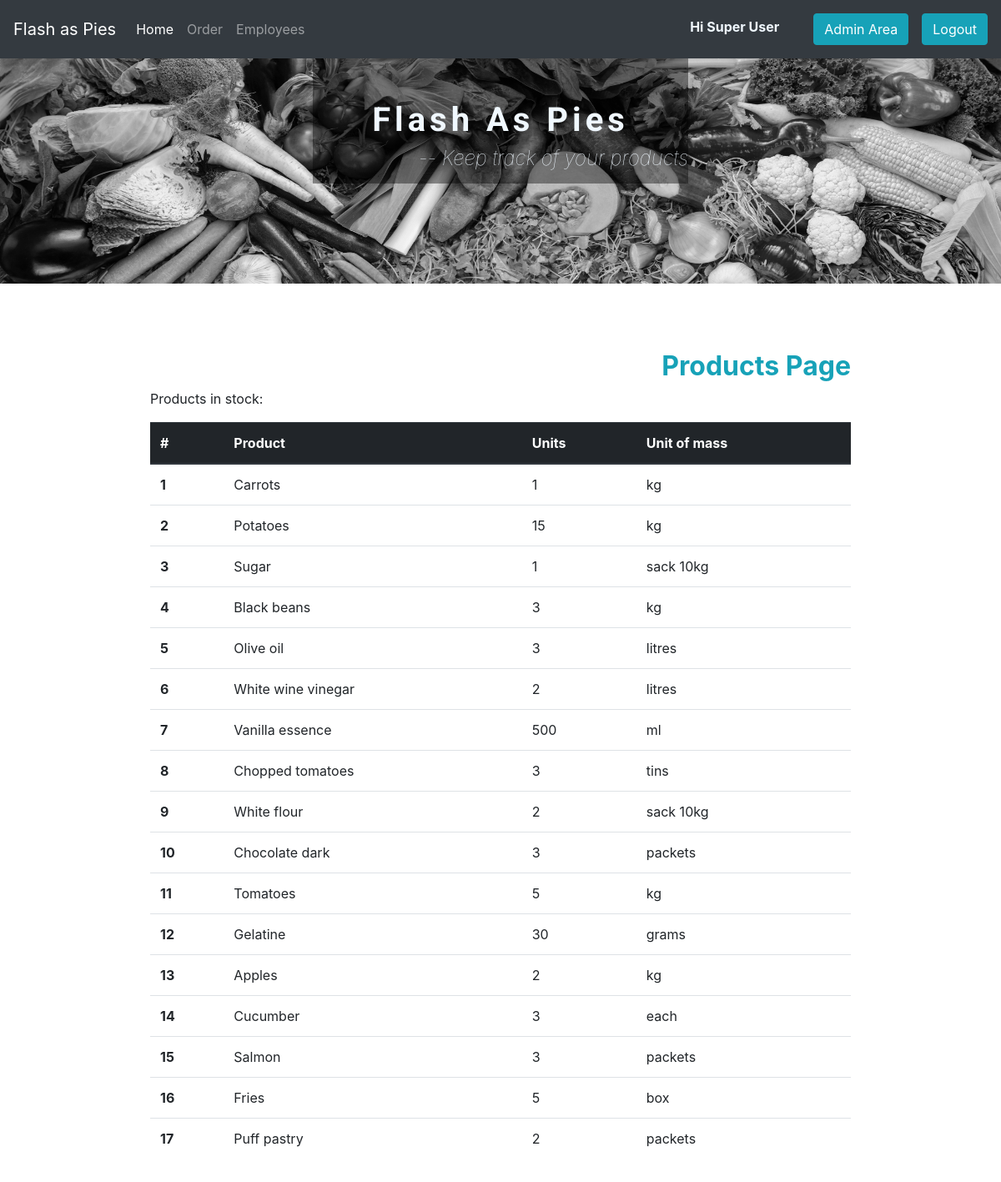
The app's page / (signed in) with its own data.
### flashAsPie/models.py (models this page shows, shortened)
class Product(models.Model):
    product_id = models.AutoField(primary_key=True, verbose_name="ID")
    product_name = models.CharField(max_length= 50)
    brand_name = models.CharField(max_length = 20)
    category = models.ForeignKey(Category, on_delete=models.SET_NULL, null=True)
    units = models.IntegerField()
    quantity = models.ForeignKey(Quantity, on_delete=models.SET_NULL, null=True)
    objects = ProductManager()
    class Meta:
        verbose_name = "Product"
        verbose_name_plural = 'Products'

class Quantity (models.Model):
    quantity_id = models.AutoField(primary_key=True)
    measure = models.CharField(max_length = 15)
    objects = QuantityManager()
    class Meta:
        verbose_name = "Quantity"
        verbose_name_plural = 'Quantity'
    def __str__(self):
        return self.measure

### flashAsPie/views.py (the view)
# urls.py: path('', home, name='home'),
def home(request):
    products = Product.objects.all()
    context = {
        'products' : products
    }
    return render(request, "home.html", context)

### flashAsPie/templates/home.html
{% extends "base.html" %}
{% load static %}
{% block content %}
<div class="tableView">
  <div class="topTitle">
    <h2>Products Page</h2>
    <p>Products in stock:<p>
  </div>
  <table class="table">
    <thead class="thead-dark">
      <tr>
        <th scope="col">#</th>
        <th scope="col">Product</th>
        <th scope="col">Units</th>
        <th scope="col">Unit of mass</th>
      </tr>
    </thead>
    <tbody>
      {% if products %}
      {% for product in products %}
        <tr>
          <th scope="row">{{product.product_id}}</th>
          <td>{{ product.product_name|capfirst }}</td>
          <td>{{ product.units}}</td>
          <td>{{ product.quantity}}</td>
        </tr>
      {% endfor %}
      {% else %}
      <div class="col-md-12">
        <h2>There are no products.</h2>
      </div>
      {% endif %}
    </tbody>
  </table>
</div>
{% endblock %}

### flashAsPie/templates/base.html (shortened to what this page needs)
{% load static %}
<!doctype html>
<html>
    <head>
        <link rel="stylesheet" href="https://stackpath.bootstrapcdn.com/bootstrap/4.5.0/css/bootstrap.min.css">
        <link rel="stylesheet" href="https://maxcdn.bootstrapcdn.com/font-awesome/4.7.0/css/font-awesome.min.css">
        <link rel="stylesheet" href="https://maxcdn.bootstrapcdn.com/bootstrap/4.0.0/css/bootstrap.min.css">
        <link rel="stylesheet"  href="{%  static 'css/main.css' %}">
    </head>
    <body>
        <div class="navbar-dark">
            <nav class="navbar navbar-expand-lg navbar navbar-dark bg-dark">
                <a class="navbar-brand" href="{% url 'home' %}">Flash as Pies</a>
                <div class="collapse navbar-collapse" id="navbarNav">
                  <ul class="navbar-nav">
                    <li class="nav-item active">
                      <a class="nav-link" href="{% url 'home' %}">Home <span class="sr-only">(current)</span></a>
                    </li>
                    <li class="nav-item">
                      <a class="nav-link" href="{% url 'order' %}">Order</a>
                    </li>
                    {% if user.is_superuser %}
                    <li class="nav-item">
                      <a class="nav-link" href="{% url 'staff' %}">Employees</a>
                    </li>
                    {% else %}
                    <li class="nav-item">
                      <a class="nav-link disabled" href="{% url 'staff' %}">Employees</a>
                    </li>
                    {% endif %}
                  </ul>
                </div>
                {% if user.is_authenticated %}
                <p class="logged">Hi {{user.get_full_name }}</p>
                <form class="form-inline nav-item nav-link" action="{% url 'admin:index' %}">
                  <button class="btn  my-2 my-sm-0 btn-info" type="submit">Admin Area</button>
                </form>
                <form class="form-inline" action="{% url 'logout' %}">
                  <button class="btn  my-2 my-sm-0 btn-info" type="submit">Logout</button>
                </form>
                {% endif %}
              </nav>
              <div class="header">
                <img src="{% static 'images/newDot.jpg' %}" alt="">
                <div class="titleHeader">
                  <h1>Flash As Pies</h1>
                  <h4><cite>-- Keep track of your products</cite></h4>
                </div>
              </div>
        {% block content %}
        {% endblock %}
        </div>
    </body>
</html>

### enviro/static/css/main.css (style rules this page uses)
.topTitle { width: 70%; margin: 0 auto; }
.topTitle h2 { text-align: end; font-weight: bold; color: #17a2b8; }
.tableView { height: 100%; margin-top: 200px !important; min-height: 100%; bottom:150px; overflow:auto; }
.table { position: relative; width: 70%; max-width: 100%; margin: auto; margin-bottom: 100px; }
.header img { position: absolute; width: 100%; height: 270px; -webkit-filter: grayscale(100%); filter: grayscale(100%); }
.titleHeader { width: 450px; height: 150px; position: relative; color: aliceblue; margin: 0 auto; padding-top: 50px; background-color: rgba(0,0,0,0.4); }
.titleHeader h1 { text-align: center; font-family: 'Roboto'; font-weight: bolder; letter-spacing: 5px; }
.titleHeader h4 { text-align: end; font-weight: lighter; }
.table .thead-dark tr { background-color: #17a2b8 !important; }
.logged { font-weight: bold; color: aliceblue; padding-right: 25px; padding-top: 10px; }

### records on screen
Product: product_id "1", product_name "Carrots", units "1", quantity "kg"
Product: product_id "2", product_name "Potatoes", units "15", quantity "kg"
Product: product_id "3", product_name "Sugar", units "1", quantity "sack 10kg"
Product: product_id "4", product_name "Black beans", units "3", quantity "kg"
Product: product_id "5", product_name "Olive oil", units "3", quantity "litres"
Product: product_id "6", product_name "White wine vinegar", units "2", quantity "litres"
Product: product_id "7", product_name "Vanilla essence", units "500", quantity "ml"
Product: product_id "8", product_name "Chopped tomatoes", units "3", quantity "tins"
Product: product_id "9", product_name "White flour", units "2", quantity "sack 10kg"
Product: product_id "10", product_name "Chocolate dark", units "3", quantity "packets"
Product: product_id "11", product_name "Tomatoes", units "5", quantity "kg"
Product: product_id "12", product_name "Gelatine", units "30", quantity "grams"
Product: product_id "13", product_name "Apples", units "2", quantity "kg"
Product: product_id "14", product_name "Cucumber", units "3", quantity "each"
Product: product_id "15", product_name "Salmon", units "3", quantity "packets"
Product: product_id "16", product_name "Fries", units "5", quantity "box"
Product: product_id "17", product_name "Puff pastry", units "2", quantity "packets"

### other values on screen
{{ user.get_full_name }} "Super User"
